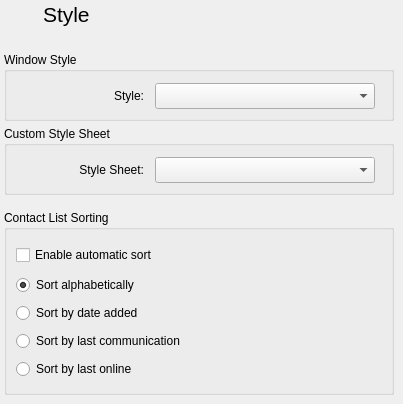
    <widget class="QWidget" name="style_Page">
     <widget class="QGroupBox" name="CustomStyle">
      <property name="geometry">
       <rect>
        <x>4</x>
        <y>126</y>
        <width>390</width>
        <height>69</height>
       </rect>
      </property>
      <property name="minimumSize">
       <size>
        <width>390</width>
        <height>69</height>
       </size>
      </property>
      <property name="maximumSize">
       <size>
        <width>390</width>
        <height>69</height>
       </size>
      </property>
      <property name="sizeIncrement">
       <size>
        <width>0</width>
        <height>0</height>
       </size>
      </property>
      <property name="title">
       <string>Custom Style Sheet</string>
      </property>
      <widget class="QWidget" name="layoutWidget6">
       <property name="geometry">
        <rect>
         <x>10</x>
         <y>30</y>
         <width>361</width>
         <height>28</height>
        </rect>
       </property>
       <layout class="QGridLayout" name="gridLayout_24">
        <item row="0" column="0">
         <widget class="QLabel" name="label_8">
          <property name="sizePolicy">
           <sizepolicy hsizetype="Fixed" vsizetype="Fixed">
            <horstretch>0</horstretch>
            <verstretch>0</verstretch>
           </sizepolicy>
          </property>
          <property name="maximumSize">
           <size>
            <width>130</width>
            <height>92</height>
           </size>
          </property>
          <property name="baseSize">
           <size>
            <width>120</width>
            <height>92</height>
           </size>
          </property>
          <property name="text">
           <string>Style Sheet:</string>
          </property>
          <property name="alignment">
           <set>Qt::AlignmentFlag::AlignRight|Qt::AlignmentFlag::AlignTrailing|Qt::AlignmentFlag::AlignVCenter</set>
          </property>
         </widget>
        </item>
        <item row="0" column="1" alignment="Qt::AlignmentFlag::AlignRight">
         <widget class="QComboBox" name="styleSheetCombo">
          <property name="enabled">
           <bool>true</bool>
          </property>
          <property name="minimumSize">
           <size>
            <width>220</width>
            <height>26</height>
           </size>
          </property>
          <property name="maximumSize">
           <size>
            <width>220</width>
            <height>26</height>
           </size>
          </property>
          <property name="font">
           <font>
            <pointsize>9</pointsize>
            <bold>false</bold>
           </font>
          </property>
          <property name="autoFillBackground">
           <bool>false</bool>
          </property>
          <property name="iconSize">
           <size>
            <width>200</width>
            <height>92</height>
           </size>
          </property>
          <property name="frame">
           <bool>true</bool>
          </property>
         </widget>
        </item>
       </layout>
      </widget>
     </widget>
     <widget class="QGroupBox" name="WindowStyle">
      <property name="geometry">
       <rect>
        <x>4</x>
        <y>52</y>
        <width>390</width>
        <height>69</height>
       </rect>
      </property>
      <property name="minimumSize">
       <size>
        <width>390</width>
        <height>69</height>
       </size>
      </property>
      <property name="maximumSize">
       <size>
        <width>390</width>
        <height>69</height>
       </size>
      </property>
      <property name="title">
       <string>Window Style</string>
      </property>
      <widget class="QWidget" name="layoutWidget7">
       <property name="geometry">
        <rect>
         <x>10</x>
         <y>30</y>
         <width>361</width>
         <height>28</height>
        </rect>
       </property>
       <layout class="QGridLayout" name="gridLayout_25">
        <item row="0" column="0">
         <widget class="QLabel" name="label_7">
          <property name="sizePolicy">
           <sizepolicy hsizetype="Fixed" vsizetype="Fixed">
            <horstretch>0</horstretch>
            <verstretch>0</verstretch>
           </sizepolicy>
          </property>
          <property name="maximumSize">
           <size>
            <width>130</width>
            <height>92</height>
           </size>
          </property>
          <property name="baseSize">
           <size>
            <width>120</width>
            <height>92</height>
           </size>
          </property>
          <property name="text">
           <string>Style:</string>
          </property>
          <property name="alignment">
           <set>Qt::AlignmentFlag::AlignRight|Qt::AlignmentFlag::AlignTrailing|Qt::AlignmentFlag::AlignVCenter</set>
          </property>
         </widget>
        </item>
        <item row="0" column="1" alignment="Qt::AlignmentFlag::AlignRight">
         <widget class="QComboBox" name="styleCombo">
          <property name="enabled">
           <bool>true</bool>
          </property>
          <property name="sizePolicy">
           <sizepolicy hsizetype="Fixed" vsizetype="Fixed">
            <horstretch>0</horstretch>
            <verstretch>0</verstretch>
           </sizepolicy>
          </property>
          <property name="minimumSize">
           <size>
            <width>220</width>
            <height>26</height>
           </size>
          </property>
          <property name="maximumSize">
           <size>
            <width>220</width>
            <height>26</height>
           </size>
          </property>
          <property name="baseSize">
           <size>
            <width>200</width>
            <height>92</height>
           </size>
          </property>
          <property name="frame">
           <bool>true</bool>
          </property>
         </widget>
        </item>
       </layout>
      </widget>
     </widget>
     <widget class="QWidget" name="layoutWidget_17">
      <property name="geometry">
       <rect>
        <x>4</x>
        <y>0</y>
        <width>86</width>
        <height>30</height>
       </rect>
      </property>
      <layout class="QGridLayout" name="Style">
       <property name="horizontalSpacing">
        <number>3</number>
       </property>
       <item row="0" column="1" alignment="Qt::AlignmentFlag::AlignLeft">
        <widget class="QLabel" name="label_30">
         <property name="minimumSize">
          <size>
           <width>0</width>
           <height>28</height>
          </size>
         </property>
         <property name="maximumSize">
          <size>
           <width>16777215</width>
           <height>28</height>
          </size>
         </property>
         <property name="font">
          <font>
           <pointsize>16</pointsize>
           <bold>true</bold>
          </font>
         </property>
         <property name="text">
          <string>&lt;!DOCTYPE HTML PUBLIC &quot;-//W3C//DTD HTML 4.0//EN&quot; &quot;http://www.w3.org/TR/REC-html40/strict.dtd&quot;&gt;
&lt;html&gt;&lt;head&gt;&lt;meta name=&quot;qrichtext&quot; content=&quot;1&quot; /&gt;&lt;style type=&quot;text/css&quot;&gt;
p, li { white-space: pre-wrap; }
&lt;/style&gt;&lt;/head&gt;&lt;body style=&quot; font-family:'Open Sans Semi-Bold'; font-size:16pt; font-weight:600; font-style:normal;&quot;&gt;
&lt;p style=&quot; margin-top:12px; margin-bottom:12px; margin-left:0px; margin-right:0px; -qt-block-indent:0; text-indent:0px;&quot;&gt;&lt;span style=&quot; font-family:'Sans Serif'; font-weight:400;&quot;&gt;Style&lt;/span&gt;&lt;/p&gt;&lt;/body&gt;&lt;/html&gt;</string>
         </property>
        </widget>
       </item>
       <item row="0" column="0" alignment="Qt::AlignmentFlag::AlignLeft|Qt::AlignmentFlag::AlignVCenter">
        <widget class="QLabel" name="label_29">
         <property name="minimumSize">
          <size>
           <width>28</width>
           <height>28</height>
          </size>
         </property>
         <property name="maximumSize">
          <size>
           <width>28</width>
           <height>28</height>
          </size>
         </property>
         <property name="sizeIncrement">
          <size>
           <width>0</width>
           <height>0</height>
          </size>
         </property>
         <property name="baseSize">
          <size>
           <width>28</width>
           <height>28</height>
          </size>
         </property>
         <property name="pixmap">
          <pixmap resource="resourcen.qrc">:/icons/theme.svg</pixmap>
         </property>
         <property name="scaledContents">
          <bool>true</bool>
         </property>
        </widget>
       </item>
      </layout>
     </widget>
     <widget class="QGroupBox" name="ContactSort">
      <property name="geometry">
       <rect>
        <x>4</x>
        <y>210</y>
        <width>390</width>
        <height>185</height>
       </rect>
      </property>
      <property name="title">
       <string>Contact List Sorting</string>
      </property>
      <widget class="QWidget" name="layoutWidget8">
       <property name="geometry">
        <rect>
         <x>12</x>
         <y>31</y>
         <width>193</width>
         <height>142</height>
        </rect>
       </property>
       <layout class="QGridLayout" name="gridLayout_3">
        <item row="0" column="0">
         <widget class="QCheckBox" name="checkBox_5">
          <property name="enabled">
           <bool>true</bool>
          </property>
          <property name="minimumSize">
           <size>
            <width>0</width>
            <height>24</height>
           </size>
          </property>
          <property name="maximumSize">
           <size>
            <width>16777215</width>
            <height>24</height>
           </size>
          </property>
          <property name="text">
           <string>Enable automatic sort</string>
          </property>
          <property name="checked">
           <bool>false</bool>
          </property>
         </widget>
        </item>
        <item row="1" column="0">
         <widget class="QRadioButton" name="radioButton_2">
          <property name="enabled">
           <bool>true</bool>
          </property>
          <property name="minimumSize">
           <size>
            <width>0</width>
            <height>20</height>
           </size>
          </property>
          <property name="maximumSize">
           <size>
            <width>16777215</width>
            <height>20</height>
           </size>
          </property>
          <property name="text">
           <string>Sort alphabetically</string>
          </property>
          <property name="checked">
           <bool>true</bool>
          </property>
         </widget>
        </item>
        <item row="2" column="0">
         <widget class="QRadioButton" name="radioButton_3">
          <property name="enabled">
           <bool>true</bool>
          </property>
          <property name="minimumSize">
           <size>
            <width>0</width>
            <height>20</height>
           </size>
          </property>
          <property name="maximumSize">
           <size>
            <width>16777215</width>
            <height>20</height>
           </size>
          </property>
          <property name="text">
           <string>Sort by date added</string>
          </property>
          <property name="checked">
           <bool>false</bool>
          </property>
         </widget>
        </item>
        <item row="3" column="0">
         <widget class="QRadioButton" name="radioButton_4">
          <property name="enabled">
           <bool>true</bool>
          </property>
          <property name="minimumSize">
           <size>
            <width>0</width>
            <height>20</height>
           </size>
          </property>
          <property name="maximumSize">
           <size>
            <width>16777215</width>
            <height>20</height>
           </size>
          </property>
          <property name="text">
           <string>Sort by last communication</string>
          </property>
          <property name="checked">
           <bool>false</bool>
          </property>
         </widget>
        </item>
        <item row="4" column="0">
         <widget class="QRadioButton" name="radioButton_5">
          <property name="enabled">
           <bool>true</bool>
          </property>
          <property name="minimumSize">
           <size>
            <width>0</width>
            <height>20</height>
           </size>
          </property>
          <property name="maximumSize">
           <size>
            <width>16777215</width>
            <height>20</height>
           </size>
          </property>
          <property name="text">
           <string>Sort by last online</string>
          </property>
          <property name="checked">
           <bool>false</bool>
          </property>
         </widget>
        </item>
       </layout>
      </widget>
     </widget>
    </widget>
